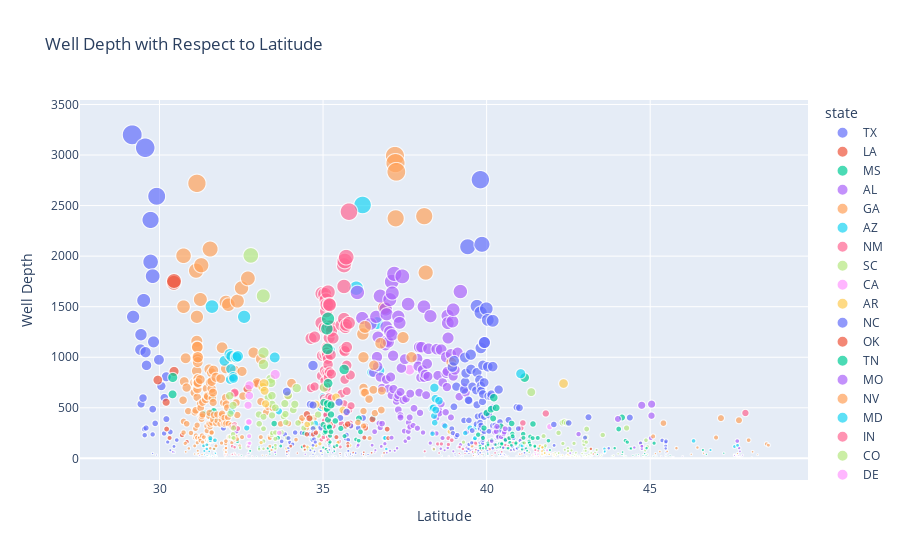

Here is the notebook cell this chart was saved with:
### Code cell
# Drop rows with missing values in 'well_depth_va' and 'latitude'
df = merged_data.dropna(subset=['well_depth_va', 'latitude'])

# Plotting the data using Plotly scatter plot
fig = px.scatter(df, x='latitude', y='well_depth_va', color='state',
                 size='well_depth_va', hover_data=['site_id'],
                 labels={'well_depth_va': 'Well Depth', 'latitude': 'Latitude'},
                 title='Well Depth with Respect to Latitude')

# Display the plot
fig.show()
